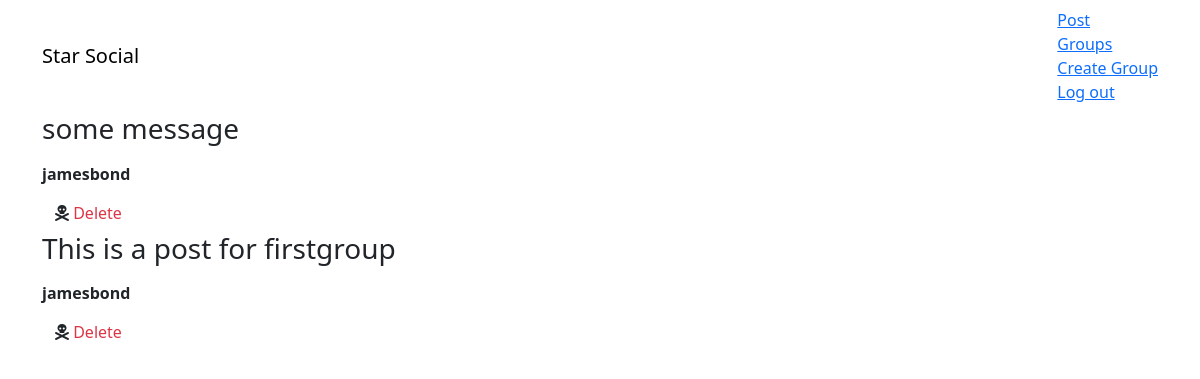
Screenshot of /posts/ (signed in) with the database file from the repository.
### posts/models.py (models this page shows, shortened)
class Post(models.Model):
    user = models.ForeignKey(User, related_name="posts", on_delete=models.CASCADE)
    created_at = models.DateTimeField(auto_now=True)
    message = models.TextField()
    message_html = models.TextField(editable=False)
    group = models.ForeignKey(Group, related_name="posts", null=True, blank=True, on_delete=models.PROTECT)
    class Meta:
        ordering = ["-created_at"]
        unique_together = ["user", "message" ]

### posts/views.py (the view)
# urls.py: path('', views.PostList.as_view(), name="all"),
class PostList(SelectRelatedMixin, generic.ListView):
    model = models.Post
    select_related = ("user", "group")

### posts/templates/posts/post_list.html (shortened to what this page needs)
{% extends "posts/post_base.html" %}
{% block post_content %}
  <div class="col-md-8">
    {% for post in post_list %}
      {% include "posts/_post.html" %}
    {% endfor %}
  </div>
{% endblock post_content %}

### posts/templates/posts/_post.html (shortened to what this page needs)
<div class="post media">
  <h3>{{ post.message_html|safe }}</h3>
  <div class="media-body">
    <strong>{{ post.user.username }}</strong>
    <div class="media-footer">
        {% if user.is_authenticated and post.user == user %}
          <a href="{% url 'posts:delete' pk=post.pk %}" title="delete" class="btn btn-simple">
            <i class="fa-solid fa-skull-crossbones" aria-hidden="true"></i>
            <span class="text-danger icon-label">Delete</span>
          </a>
        {% endif %}
    </div>
  </div>
</div>

### rows the page displays
Post: message_html "some message", user.username "jamesbond", shows "Delete"
Post: message_html "This is a post for firstgroup", user.username "jamesbond", shows "Delete"
